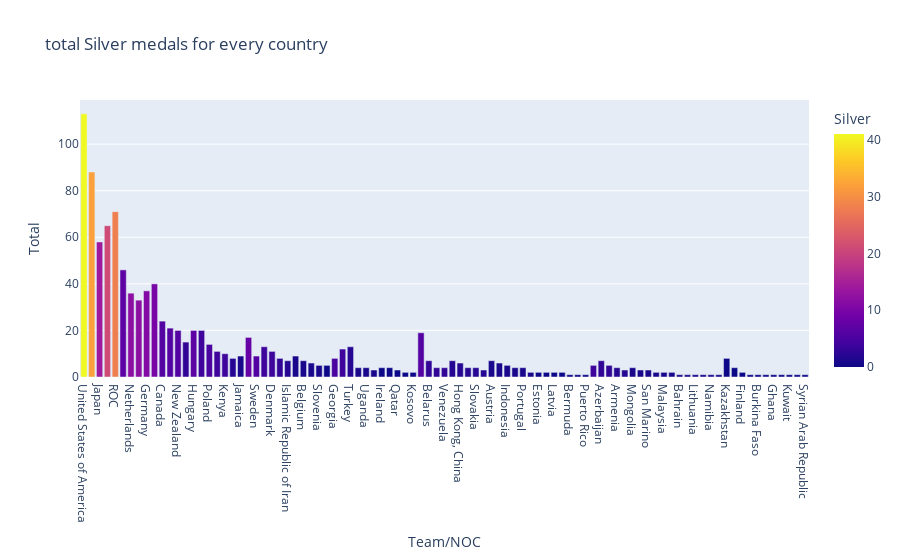

Notebook code for this chart:
### Code cell
px.bar(df4,
       x="Team/NOC",
       y="Total",
       color="Silver",
       title='total Silver medals for every country')

### Figure 1 — Plotly figure (JSON) as saved in the notebook; plotly's stock layout.template omitted (floating-point values rounded to 4 significant figures)
{"data": [{"alignmentgroup": "True", "hovertemplate": "Team/NOC=%{x}<br>Total=%{y}<br>Silver=%{marker.color}<extra></extra>", "legendgroup": "", "marker": {"color": [41, 32, 14, 21, 28, 7, 12, 12, 11, 10, 6, 6, 6, 3, 7, 4, 5, 4, 4, 2, 1, 8, 6, 4, 4, 3, 2, 1, 1, 1, 1, 0, 5, 4, 2, 1, 1, 1, 0, 0, 0, 0, 0, 6, 3, 3, 3, 2, 2, 2, 2, 2, 1, 1, 1, 1, 1, 1, 0, 0, 0, 0, 0, 0, 0, 4, 3, 3, 2, 2, 1, 1, 1, 1, 1, 1, 1, 1, 1, 1, 1, 1, 0, 0, 0, 0, 0, 0, 0, 0, 0, 0, 0], "coloraxis": "coloraxis", "pattern": {"shape": ""}}, "name": "", "offsetgroup": "", "orientation": "v", "showlegend": false, "textposition": "auto", "type": "bar", "x": ["United States of America", "People's Republic of China", "Japan", "Great Britain", "ROC", "Australia", "Netherlands", "France", "Germany", "Italy", "Canada", "Brazil", "New Zealand", "Cuba", "Hungary", "Republic of Korea", "Poland", "Czech Republic", "Kenya", "Norway", "Jamaica", "Spain", "Sweden", "Switzerland", "Denmark", "Croatia", "Islamic Republic of Iran", "Serbia", "Belgium", "Bulgaria", "Slovenia", "Uzbekistan", "Georgia", "Chinese Taipei", "Turkey", "Greece", "Uganda", "Ecuador", "Ireland", "Israel", "Qatar", "Bahamas", "Kosovo", "Ukraine", "Belarus", "Romania", "Venezuela", "India", "Hong Kong, China", "Philippines", "Slovakia", "South Africa", "Austria", "Egypt", "Indonesia", "Ethiopia", "Portugal", "Tunisia", "Estonia", "Fiji", "Latvia", "Thailand", "Bermuda", "Morocco", "Puerto Rico", "Colombia", "Azerbaijan", "Dominican Republic", "Armenia", "Kyrgyzstan", "Mongolia", "Argentina", "San Marino", "Jordan", "Malaysia", "Nigeria", "Bahrain", "Saudi Arabia", "Lithuania", "North Macedonia", "Namibia", "Turkmenistan", "Kazakhstan", "Mexico", "Finland", "Botswana", "Burkina Faso", "Côte d'Ivoire", "Ghana", "Grenada", "Kuwait", "Republic of Moldova", "Syrian Arab Republic"], "xaxis": "x", "y": [113, 88, 58, 65, 71, 46, 36, 33, 37, 40, 24, 21, 20, 15, 20, 20, 14, 11, 10, 8, 9, 17, 9, 13, 11, 8, 7, 9, 7, 6, 5, 5, 8, 12, 13, 4, 4, 3, 4, 4, 3, 2, 2, 19, 7, 4, 4, 7, 6, 4, 4, 3, 7, 6, 5, 4, 4, 2, 2, 2, 2, 2, 1, 1, 1, 5, 7, 5, 4, 3, 4, 3, 3, 2, 2, 2, 1, 1, 1, 1, 1, 1, 8, 4, 2, 1, 1, 1, 1, 1, 1, 1, 1], "yaxis": "y"}], "layout": {"barmode": "relative", "coloraxis": {"colorbar": {"title": {"text": "Silver"}}, "colorscale": [[0, "#0d0887"], [0.1111, "#46039f"], [0.2222, "#7201a8"], [0.3333, "#9c179e"], [0.4444, "#bd3786"], [0.5556, "#d8576b"], [0.6667, "#ed7953"], [0.7778, "#fb9f3a"], [0.8889, "#fdca26"], [1, "#f0f921"]]}, "legend": {"tracegroupgap": 0}, "title": {"text": "total Silver medals for every country"}, "xaxis": {"anchor": "y", "domain": [0, 1], "title": {"text": "Team/NOC"}}, "yaxis": {"anchor": "x", "domain": [0, 1], "title": {"text": "Total"}}}}
